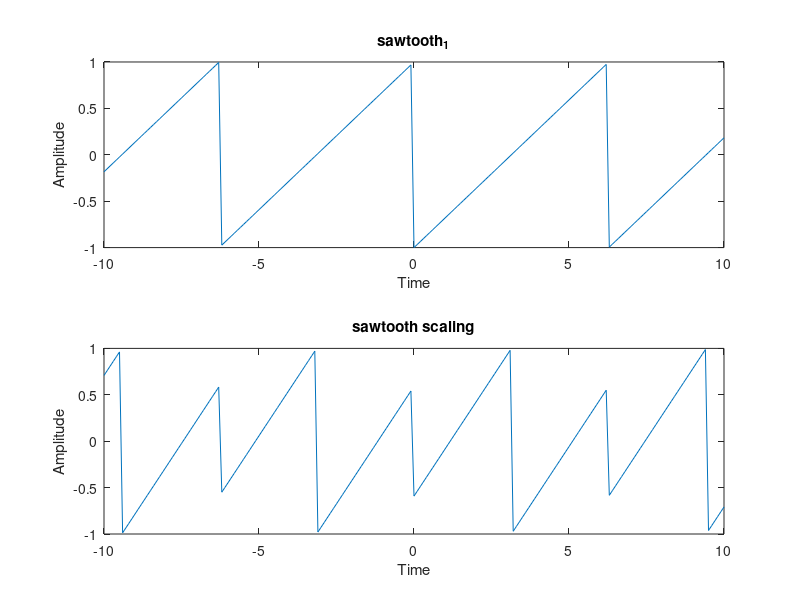

Source code (MATLAB):
clc;
clear all;
close all;
a=input('a');
t=-10:0.1:10;
z=sawtooth(t);
subplot(2,1,1);
plot(t,z);
xlabel('Time');
ylabel('Amplitude')
title('sawtooth_1');
y=sawtooth(a.*z);
subplot(2,1,2);
plot(t,y);
xlabel('Time');
ylabel('Amplitude')
title('sawtooth scaling')
